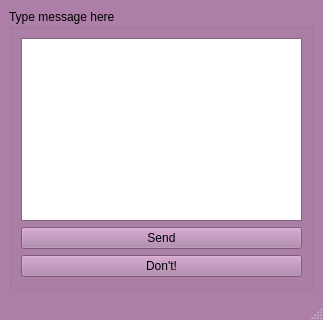
<?xml version="1.0" encoding="UTF-8"?>
<ui version="4.0">
 <class>MainWindow</class>
 <widget class="QMainWindow" name="MainWindow">
  <property name="geometry">
   <rect>
    <x>0</x>
    <y>0</y>
    <width>323</width>
    <height>320</height>
   </rect>
  </property>
  <property name="minimumSize">
   <size>
    <width>320</width>
    <height>320</height>
   </size>
  </property>
  <property name="maximumSize">
   <size>
    <width>780</width>
    <height>540</height>
   </size>
  </property>
  <property name="baseSize">
   <size>
    <width>618</width>
    <height>445</height>
   </size>
  </property>
  <property name="palette">
   <palette>
    <active>
     <colorrole role="WindowText">
      <brush brushstyle="SolidPattern">
       <color alpha="255">
        <red>0</red>
        <green>0</green>
        <blue>0</blue>
       </color>
      </brush>
     </colorrole>
     <colorrole role="Button">
      <brush brushstyle="SolidPattern">
       <color alpha="255">
        <red>173</red>
        <green>127</green>
        <blue>168</blue>
       </color>
      </brush>
     </colorrole>
     <colorrole role="Light">
      <brush brushstyle="SolidPattern">
       <color alpha="255">
        <red>255</red>
        <green>192</green>
        <blue>249</blue>
       </color>
      </brush>
     </colorrole>
     <colorrole role="Midlight">
      <brush brushstyle="SolidPattern">
       <color alpha="255">
        <red>214</red>
        <green>159</green>
        <blue>208</blue>
       </color>
      </brush>
     </colorrole>
     <colorrole role="Dark">
      <brush brushstyle="SolidPattern">
       <color alpha="255">
        <red>86</red>
        <green>63</green>
        <blue>84</blue>
       </color>
      </brush>
     </colorrole>
     <colorrole role="Mid">
      <brush brushstyle="SolidPattern">
       <color alpha="255">
        <red>115</red>
        <green>84</green>
        <blue>112</blue>
       </color>
      </brush>
     </colorrole>
     <colorrole role="Text">
      <brush brushstyle="SolidPattern">
       <color alpha="255">
        <red>0</red>
        <green>0</green>
        <blue>0</blue>
       </color>
      </brush>
     </colorrole>
     <colorrole role="BrightText">
      <brush brushstyle="SolidPattern">
       <color alpha="255">
        <red>255</red>
        <green>255</green>
        <blue>255</blue>
       </color>
      </brush>
     </colorrole>
     <colorrole role="ButtonText">
      <brush brushstyle="SolidPattern">
       <color alpha="255">
        <red>0</red>
        <green>0</green>
        <blue>0</blue>
       </color>
      </brush>
     </colorrole>
     <colorrole role="Base">
      <brush brushstyle="SolidPattern">
       <color alpha="255">
        <red>255</red>
        <green>255</green>
        <blue>255</blue>
       </color>
      </brush>
     </colorrole>
     <colorrole role="Window">
      <brush brushstyle="SolidPattern">
       <color alpha="255">
        <red>173</red>
        <green>127</green>
        <blue>168</blue>
       </color>
      </brush>
     </colorrole>
     <colorrole role="Shadow">
      <brush brushstyle="SolidPattern">
       <color alpha="255">
        <red>0</red>
        <green>0</green>
        <blue>0</blue>
       </color>
      </brush>
     </colorrole>
     <colorrole role="AlternateBase">
      <brush brushstyle="SolidPattern">
       <color alpha="255">
        <red>214</red>
        <green>191</green>
        <blue>211</blue>
       </color>
      </brush>
     </colorrole>
     <colorrole role="ToolTipBase">
      <brush brushstyle="SolidPattern">
       <color alpha="255">
        <red>255</red>
        <green>255</green>
        <blue>220</blue>
       </color>
      </brush>
     </colorrole>
     <colorrole role="ToolTipText">
      <brush brushstyle="SolidPattern">
       <color alpha="255">
        <red>0</red>
        <green>0</green>
        <blue>0</blue>
       </color>
      </brush>
     </colorrole>
    </active>
    <inactive>
     <colorrole role="WindowText">
      <brush brushstyle="SolidPattern">
       <color alpha="255">
        <red>0</red>
        <green>0</green>
        <blue>0</blue>
       </color>
      </brush>
     </colorrole>
     <colorrole role="Button">
      <brush brushstyle="SolidPattern">
       <color alpha="255">
        <red>173</red>
        <green>127</green>
        <blue>168</blue>
       </color>
      </brush>
     </colorrole>
     <colorrole role="Light">
      <brush brushstyle="SolidPattern">
       <color alpha="255">
        <red>255</red>
        <green>192</green>
        <blue>249</blue>
       </color>
      </brush>
     </colorrole>
     <colorrole role="Midlight">
      <brush brushstyle="SolidPattern">
       <color alpha="255">
        <red>214</red>
        <green>159</green>
        <blue>208</blue>
       </color>
      </brush>
     </colorrole>
     <colorrole role="Dark">
      <brush brushstyle="SolidPattern">
       <color alpha="255">
        <red>86</red>
        <green>63</green>
        <blue>84</blue>
       </color>
      </brush>
     </colorrole>
     <colorrole role="Mid">
      <brush brushstyle="SolidPattern">
       <color alpha="255">
        <red>115</red>
        <green>84</green>
        <blue>112</blue>
       </color>
      </brush>
     </colorrole>
     <colorrole role="Text">
      <brush brushstyle="SolidPattern">
       <color alpha="255">
        <red>0</red>
        <green>0</green>
        <blue>0</blue>
       </color>
      </brush>
     </colorrole>
     <colorrole role="BrightText">
      <brush brushstyle="SolidPattern">
       <color alpha="255">
        <red>255</red>
        <green>255</green>
        <blue>255</blue>
       </color>
      </brush>
     </colorrole>
     <colorrole role="ButtonText">
      <brush brushstyle="SolidPattern">
       <color alpha="255">
        <red>0</red>
        <green>0</green>
        <blue>0</blue>
       </color>
      </brush>
     </colorrole>
     <colorrole role="Base">
      <brush brushstyle="SolidPattern">
       <color alpha="255">
        <red>255</red>
        <green>255</green>
        <blue>255</blue>
       </color>
      </brush>
     </colorrole>
     <colorrole role="Window">
      <brush brushstyle="SolidPattern">
       <color alpha="255">
        <red>173</red>
        <green>127</green>
        <blue>168</blue>
       </color>
      </brush>
     </colorrole>
     <colorrole role="Shadow">
      <brush brushstyle="SolidPattern">
       <color alpha="255">
        <red>0</red>
        <green>0</green>
        <blue>0</blue>
       </color>
      </brush>
     </colorrole>
     <colorrole role="AlternateBase">
      <brush brushstyle="SolidPattern">
       <color alpha="255">
        <red>214</red>
        <green>191</green>
        <blue>211</blue>
       </color>
      </brush>
     </colorrole>
     <colorrole role="ToolTipBase">
      <brush brushstyle="SolidPattern">
       <color alpha="255">
        <red>255</red>
        <green>255</green>
        <blue>220</blue>
       </color>
      </brush>
     </colorrole>
     <colorrole role="ToolTipText">
      <brush brushstyle="SolidPattern">
       <color alpha="255">
        <red>0</red>
        <green>0</green>
        <blue>0</blue>
       </color>
      </brush>
     </colorrole>
    </inactive>
    <disabled>
     <colorrole role="WindowText">
      <brush brushstyle="SolidPattern">
       <color alpha="255">
        <red>86</red>
        <green>63</green>
        <blue>84</blue>
       </color>
      </brush>
     </colorrole>
     <colorrole role="Button">
      <brush brushstyle="SolidPattern">
       <color alpha="255">
        <red>173</red>
        <green>127</green>
        <blue>168</blue>
       </color>
      </brush>
     </colorrole>
     <colorrole role="Light">
      <brush brushstyle="SolidPattern">
       <color alpha="255">
        <red>255</red>
        <green>192</green>
        <blue>249</blue>
       </color>
      </brush>
     </colorrole>
     <colorrole role="Midlight">
      <brush brushstyle="SolidPattern">
       <color alpha="255">
        <red>214</red>
        <green>159</green>
        <blue>208</blue>
       </color>
      </brush>
     </colorrole>
     <colorrole role="Dark">
      <brush brushstyle="SolidPattern">
       <color alpha="255">
        <red>86</red>
        <green>63</green>
        <blue>84</blue>
       </color>
      </brush>
     </colorrole>
     <colorrole role="Mid">
      <brush brushstyle="SolidPattern">
       <color alpha="255">
        <red>115</red>
        <green>84</green>
        <blue>112</blue>
       </color>
      </brush>
     </colorrole>
     <colorrole role="Text">
      <brush brushstyle="SolidPattern">
       <color alpha="255">
        <red>86</red>
        <green>63</green>
        <blue>84</blue>
       </color>
      </brush>
     </colorrole>
     <colorrole role="BrightText">
      <brush brushstyle="SolidPattern">
       <color alpha="255">
        <red>255</red>
        <green>255</green>
        <blue>255</blue>
       </color>
      </brush>
     </colorrole>
     <colorrole role="ButtonText">
      <brush brushstyle="SolidPattern">
       <color alpha="255">
        <red>86</red>
        <green>63</green>
        <blue>84</blue>
       </color>
      </brush>
     </colorrole>
     <colorrole role="Base">
      <brush brushstyle="SolidPattern">
       <color alpha="255">
        <red>173</red>
        <green>127</green>
        <blue>168</blue>
       </color>
      </brush>
     </colorrole>
     <colorrole role="Window">
      <brush brushstyle="SolidPattern">
       <color alpha="255">
        <red>173</red>
        <green>127</green>
        <blue>168</blue>
       </color>
      </brush>
     </colorrole>
     <colorrole role="Shadow">
      <brush brushstyle="SolidPattern">
       <color alpha="255">
        <red>0</red>
        <green>0</green>
        <blue>0</blue>
       </color>
      </brush>
     </colorrole>
     <colorrole role="AlternateBase">
      <brush brushstyle="SolidPattern">
       <color alpha="255">
        <red>173</red>
        <green>127</green>
        <blue>168</blue>
       </color>
      </brush>
     </colorrole>
     <colorrole role="ToolTipBase">
      <brush brushstyle="SolidPattern">
       <color alpha="255">
        <red>255</red>
        <green>255</green>
        <blue>220</blue>
       </color>
      </brush>
     </colorrole>
     <colorrole role="ToolTipText">
      <brush brushstyle="SolidPattern">
       <color alpha="255">
        <red>0</red>
        <green>0</green>
        <blue>0</blue>
       </color>
      </brush>
     </colorrole>
    </disabled>
   </palette>
  </property>
  <property name="windowTitle">
   <string>MainWindow</string>
  </property>
  <widget class="QWidget" name="centralwidget">
   <layout class="QGridLayout" name="gridLayout">
    <item row="0" column="0">
     <widget class="QGroupBox" name="groupBox">
      <property name="title">
       <string>Type message here</string>
      </property>
      <layout class="QVBoxLayout" name="verticalLayout">
       <item>
        <widget class="QTextEdit" name="textEdit">
         <property name="readOnly">
          <bool>false</bool>
         </property>
        </widget>
       </item>
       <item>
        <widget class="QPushButton" name="Send">
         <property name="text">
          <string>Send</string>
         </property>
        </widget>
       </item>
       <item>
        <widget class="QPushButton" name="Dont">
         <property name="text">
          <string>Don't!</string>
         </property>
        </widget>
       </item>
      </layout>
     </widget>
    </item>
   </layout>
  </widget>
  <widget class="QMenuBar" name="menubar">
   <property name="geometry">
    <rect>
     <x>0</x>
     <y>0</y>
     <width>323</width>
     <height>22</height>
    </rect>
   </property>
  </widget>
  <widget class="QStatusBar" name="statusbar"/>
 </widget>
 <resources/>
 <connections/>
</ui>
